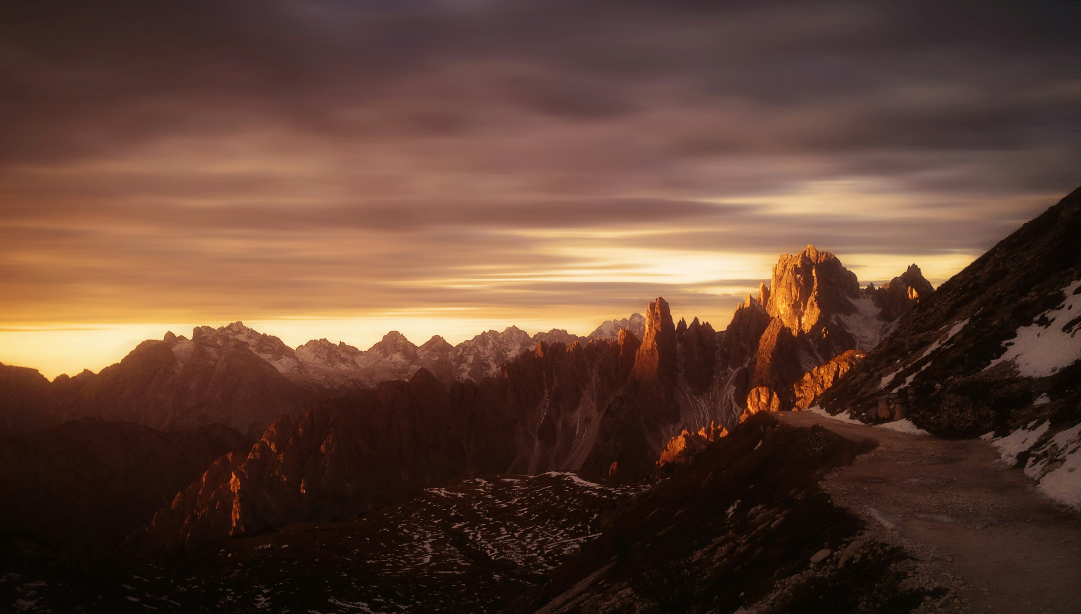
#> input picture brand-assets/landing-photo/wolfgang-moritzer/oda-hero-wolfgang-moritzer-original.jpg, 3243 x 1842 px (shown at 1/3 size)
$ python derive.py
#> lines starting #> are read from the running program, lines starting #| are printed output that depends on the picture
"""Reproduce only resized/cropped WebP exports of the supplied licensed photo."""
from pathlib import Path
import hashlib
import json
import PIL
from PIL import Image, ImageOps

folder = Path(__file__).resolve().parent
repo = folder.parents[2]
source = folder / 'oda-hero-wolfgang-moritzer-original.jpg'
assert hashlib.sha256(source.read_bytes()).hexdigest() == '830bd84d81a7cd41135ff6ec0c1c77a57087506964945aabea0521e3cf600a37'
image = ImageOps.exif_transpose(Image.open(source)).convert('RGB')
#> image is the input picture: PIL image 3243x1842 RGB; mean R, G, B 93.8, 64.3, 50.8
assert image.size == (3243, 1842)
out = repo / 'public/assets/oda/landing-photo'
out.mkdir(parents=True, exist_ok=True)
exports = []

def export(name, pixels, width, crop):
    height = round(pixels.height * width / pixels.width)
    resized = pixels.resize((width, height), Image.Resampling.LANCZOS)
    path = out / name
    resized.save(path, format='WEBP', quality=86, method=6)
    data = path.read_bytes()
    exports.append({'file':str(path.relative_to(repo)), 'width':width, 'height':height, 'bytes':len(data), 'sha256':hashlib.sha256(data).hexdigest(), 'sourceCrop':crop, 'transform':'EXIF orientation; RGB; uniform LANCZOS resize; WebP quality86/method6. No recolor, retouch, generated pixels or text.'})

for width in (768, 1280, 1920, 2560):
    export(f'hero-dolomites-{width}.webp', image, width, [0, 0, 3243, 1842])
#> this loop made 4 passes
#> pass 1, in export, `resized = pixels.resize((width, height), Image.Resampling.LANCZOS)`:
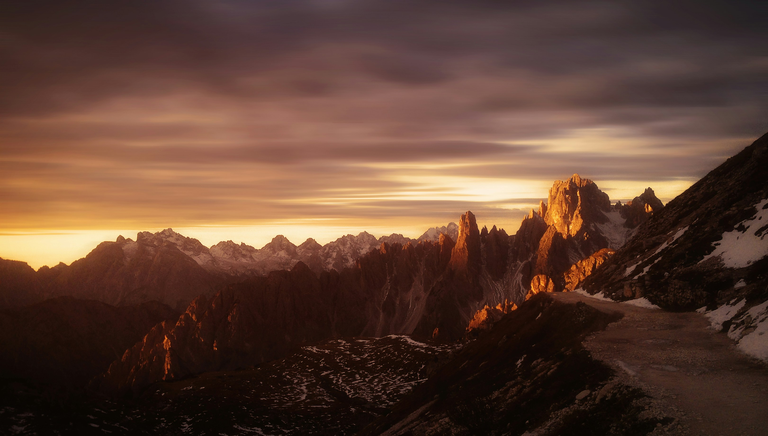
#> resized: PIL image 768x436 RGB; mean R, G, B 93.8, 64.3, 50.8
# Portrait art direction retains the trail/illuminated peak and saves mobile bytes.
portrait_width = 1200
left = round((image.width - portrait_width) * .94)
#> left = 1920
crop = [left, 0, left + portrait_width, image.height]
#> crop = [1920, 0, 3120, 1842]
portrait = image.crop(crop)
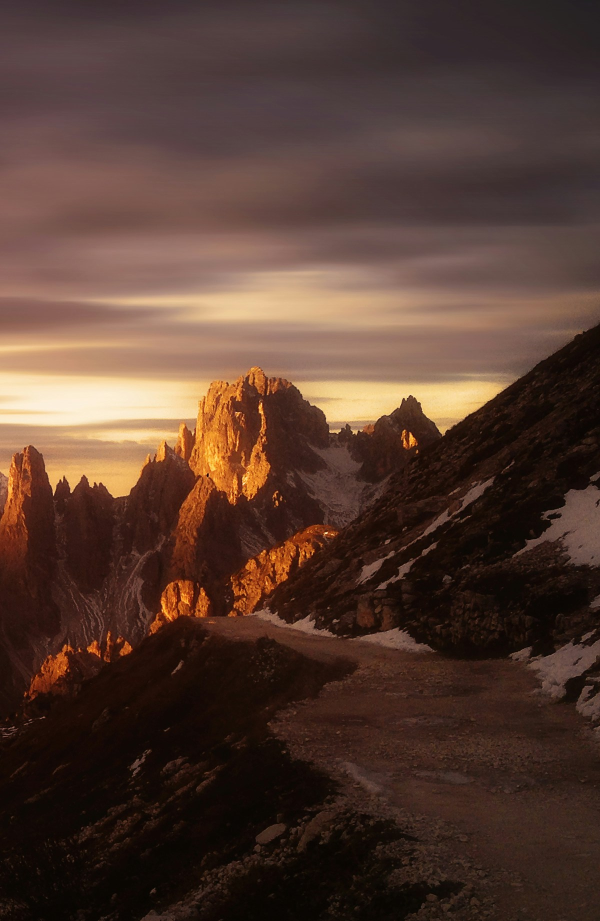
#> portrait: PIL image 1200x1842 RGB (shown at 1/2 size); mean R, G, B 84.1, 59.3, 48.6
for width in (480, 960):
    export(f'hero-dolomites-mobile-{width}.webp', portrait, width, crop)
#> this loop made 2 passes
#> pass 1, in export (call 5), `resized = pixels.resize((width, height), Image.Resampling.LANCZOS)`:
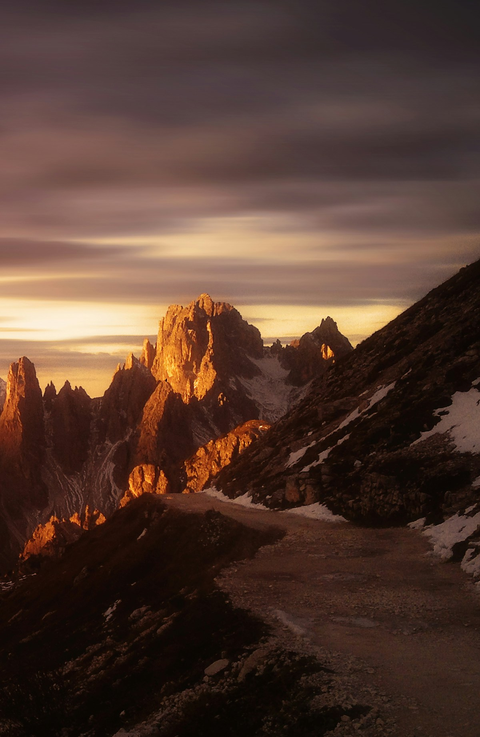
#> resized: PIL image 480x737 RGB; mean R, G, B 84.1, 59.3, 48.6
manifest = {'source':'brand-assets/landing-photo/wolfgang-moritzer/oda-hero-wolfgang-moritzer-original.jpg', 'sourceSha256':hashlib.sha256(source.read_bytes()).hexdigest(), 'sourceBytes':source.stat().st_size, 'sourceDimensions':[3243,1842], 'photographer':'Wolfgang Moritzer', 'sourceUrl':'https://unsplash.com/photos/landscape-photo-of-mountain-range-during-golden-hour-pn_Pp9P8P2U', 'licenseUrl':'https://unsplash.com/license', 'tool':f'Pillow {PIL.__version__}', 'imageGenerationUsed':False, 'exports':exports}
(folder / 'derivatives.json').write_text(json.dumps(manifest, indent=2)+'\n')
print(json.dumps(exports, indent=2))
#> (printed output is left out)
